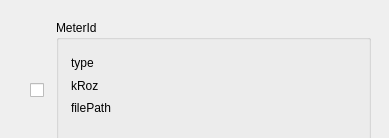
<?xml version="1.0" encoding="UTF-8"?>
<ui version="4.0">
 <class>MeterViewV2</class>
 <widget class="QWidget" name="MeterViewV2">
  <property name="geometry">
   <rect>
    <x>0</x>
    <y>0</y>
    <width>389</width>
    <height>138</height>
   </rect>
  </property>
  <property name="maximumSize">
   <size>
    <width>16777215</width>
    <height>150</height>
   </size>
  </property>
  <property name="windowTitle">
   <string>Form</string>
  </property>
  <widget class="QWidget" name="">
   <property name="geometry">
    <rect>
     <x>30</x>
     <y>20</y>
     <width>341</width>
     <height>111</height>
    </rect>
   </property>
   <layout class="QHBoxLayout" name="horizontalLayout">
    <property name="sizeConstraint">
     <enum>QLayout::SetMinimumSize</enum>
    </property>
    <item>
     <widget class="QCheckBox" name="checkBox">
      <property name="sizePolicy">
       <sizepolicy hsizetype="Minimum" vsizetype="Minimum">
        <horstretch>0</horstretch>
        <verstretch>0</verstretch>
       </sizepolicy>
      </property>
      <property name="maximumSize">
       <size>
        <width>20</width>
        <height>20</height>
       </size>
      </property>
      <property name="text">
       <string/>
      </property>
     </widget>
    </item>
    <item>
     <widget class="QGroupBox" name="groupBox">
      <property name="minimumSize">
       <size>
        <width>211</width>
        <height>141</height>
       </size>
      </property>
      <property name="title">
       <string>MeterId</string>
      </property>
      <widget class="QWidget" name="">
       <property name="geometry">
        <rect>
         <x>10</x>
         <y>30</y>
         <width>291</width>
         <height>71</height>
        </rect>
       </property>
       <layout class="QVBoxLayout" name="verticalLayout">
        <property name="leftMargin">
         <number>5</number>
        </property>
        <property name="topMargin">
         <number>5</number>
        </property>
        <property name="rightMargin">
         <number>5</number>
        </property>
        <property name="bottomMargin">
         <number>5</number>
        </property>
        <item>
         <widget class="QLabel" name="type">
          <property name="text">
           <string>type</string>
          </property>
         </widget>
        </item>
        <item>
         <widget class="QLabel" name="kRoz">
          <property name="text">
           <string>kRoz</string>
          </property>
         </widget>
        </item>
        <item>
         <widget class="QLabel" name="filePath">
          <property name="text">
           <string>filePath</string>
          </property>
         </widget>
        </item>
       </layout>
      </widget>
     </widget>
    </item>
   </layout>
  </widget>
 </widget>
 <resources/>
 <connections/>
</ui>
